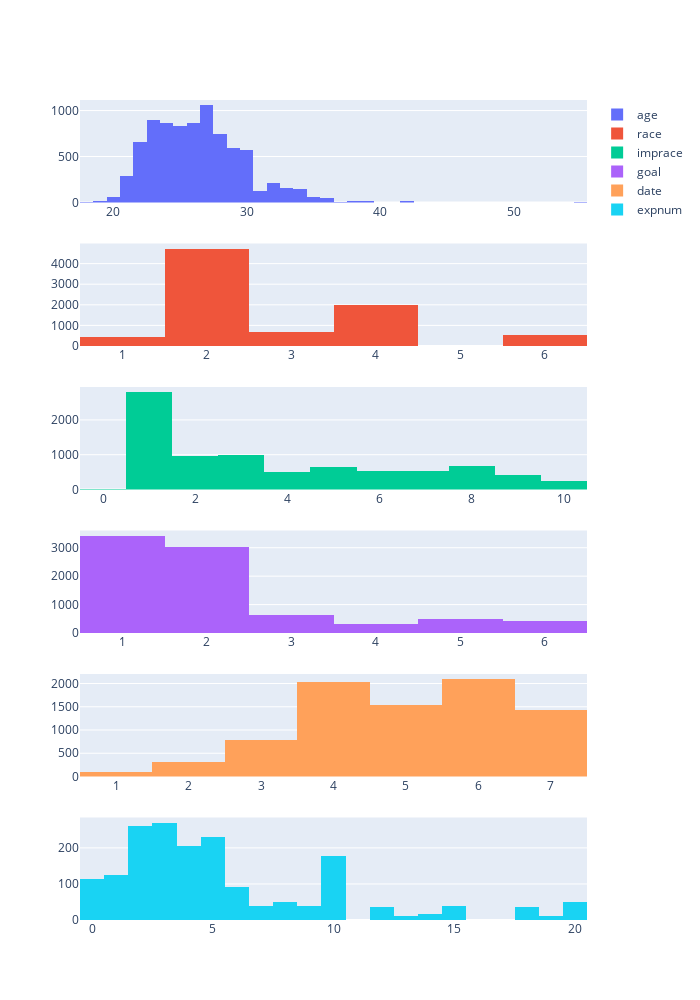

This figure's notebook cell:
### Code cell
fig = make_subplots(rows=6,cols=1)
fig.add_trace(
    go.Histogram(
        x = tinder_profils['age'],
        name = 'age'),
    row=1,
    col=1)

fig.add_trace(
    go.Histogram(
        x = tinder_profils['race'],
        name = 'race'),
    row=2,
    col=1)

fig.add_trace(
    go.Histogram(
        x = tinder_profils['imprace'],
        name = 'imprace'),
    row=3,
    col=1)

fig.add_trace(
    go.Histogram(
        x = tinder_profils['goal'],
        name = 'goal'),
    row=4,
    col=1)

fig.add_trace(
    go.Histogram(
        x = tinder_profils['date'],
        name = 'date'),
    row=5,
    col=1)

fig.add_trace(
    go.Histogram(
        x = tinder_profils['expnum'],
        name = 'expnum'),
    row=6,
    col=1)

fig.update_layout(width=700,height=1000)
fig.show()

### Figure 1 — Plotly figure (JSON) as saved in the notebook; plotly's stock layout.template omitted (floating-point values rounded to 4 significant figures; data arrays with more than 128 entries replaced by an {"elided": "..."} marker saying what was removed)
{"data": [{"name": "age", "type": "histogram", "x": {"elided": "8378 int values"}, "xaxis": "x", "yaxis": "y"}, {"name": "race", "type": "histogram", "x": {"elided": "8378 int values"}, "xaxis": "x2", "yaxis": "y2"}, {"name": "imprace", "type": "histogram", "x": {"elided": "8378 int values"}, "xaxis": "x3", "yaxis": "y3"}, {"name": "goal", "type": "histogram", "x": {"elided": "8378 int values"}, "xaxis": "x4", "yaxis": "y4"}, {"name": "date", "type": "histogram", "x": {"elided": "8378 int values"}, "xaxis": "x5", "yaxis": "y5"}, {"name": "expnum", "type": "histogram", "x": {"elided": "8378 int values"}, "xaxis": "x6", "yaxis": "y6"}], "layout": {"height": 1000, "width": 700, "xaxis": {"anchor": "y", "domain": [0, 1]}, "xaxis2": {"anchor": "y2", "domain": [0, 1]}, "xaxis3": {"anchor": "y3", "domain": [0, 1]}, "xaxis4": {"anchor": "y4", "domain": [0, 1]}, "xaxis5": {"anchor": "y5", "domain": [0, 1]}, "xaxis6": {"anchor": "y6", "domain": [0, 1]}, "yaxis": {"anchor": "x", "domain": [0.875, 1]}, "yaxis2": {"anchor": "x2", "domain": [0.7, 0.825]}, "yaxis3": {"anchor": "x3", "domain": [0.525, 0.65]}, "yaxis4": {"anchor": "x4", "domain": [0.35, 0.475]}, "yaxis5": {"anchor": "x5", "domain": [0.175, 0.3]}, "yaxis6": {"anchor": "x6", "domain": [0, 0.125]}}}
